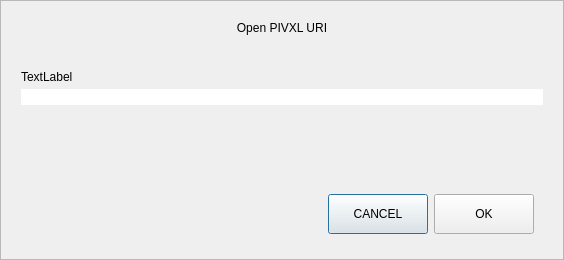
<?xml version="1.0" encoding="UTF-8"?>
<ui version="4.0">
 <class>OpenURIDialog</class>
 <widget class="QDialog" name="OpenURIDialog">
  <property name="geometry">
   <rect>
    <x>0</x>
    <y>0</y>
    <width>564</width>
    <height>260</height>
   </rect>
  </property>
  <property name="windowTitle">
   <string>Open URI</string>
  </property>
  <layout class="QVBoxLayout" name="verticalLayout">
   <property name="spacing">
    <number>0</number>
   </property>
   <property name="leftMargin">
    <number>0</number>
   </property>
   <property name="topMargin">
    <number>0</number>
   </property>
   <property name="rightMargin">
    <number>0</number>
   </property>
   <property name="bottomMargin">
    <number>0</number>
   </property>
   <item>
    <widget class="QFrame" name="frame">
     <property name="frameShape">
      <enum>QFrame::StyledPanel</enum>
     </property>
     <property name="frameShadow">
      <enum>QFrame::Raised</enum>
     </property>
     <layout class="QVBoxLayout" name="verticalLayout_2">
      <property name="spacing">
       <number>5</number>
      </property>
      <property name="leftMargin">
       <number>20</number>
      </property>
      <property name="topMargin">
       <number>20</number>
      </property>
      <property name="rightMargin">
       <number>20</number>
      </property>
      <property name="bottomMargin">
       <number>16</number>
      </property>
      <item>
       <widget class="QLabel" name="labelTitle">
        <property name="text">
         <string>Open PIVXL URI</string>
        </property>
        <property name="alignment">
         <set>Qt::AlignCenter</set>
        </property>
       </widget>
      </item>
      <item>
       <spacer name="verticalSpacer_2">
        <property name="orientation">
         <enum>Qt::Vertical</enum>
        </property>
        <property name="sizeType">
         <enum>QSizePolicy::Fixed</enum>
        </property>
        <property name="sizeHint" stdset="0">
         <size>
          <width>20</width>
          <height>30</height>
         </size>
        </property>
       </spacer>
      </item>
      <item>
       <widget class="QLabel" name="labelSubtitle">
        <property name="text">
         <string notr="true">TextLabel</string>
        </property>
       </widget>
      </item>
      <item>
       <layout class="QHBoxLayout" name="horizontalLayout">
        <property name="spacing">
         <number>0</number>
        </property>
        <item>
         <widget class="QValidatedLineEdit" name="uriEdit">
          <property name="styleSheet">
           <string notr="true">#uriEdit{
	border-top-right-radius:0px;
	border-bottom-right-radius:0px;
}</string>
          </property>
         </widget>
        </item>
       </layout>
      </item>
      <item>
       <spacer name="verticalSpacer">
        <property name="orientation">
         <enum>Qt::Vertical</enum>
        </property>
        <property name="sizeHint" stdset="0">
         <size>
          <width>20</width>
          <height>40</height>
         </size>
        </property>
       </spacer>
      </item>
      <item>
       <widget class="QWidget" name="widget" native="true">
        <property name="minimumSize">
         <size>
          <width>0</width>
          <height>50</height>
         </size>
        </property>
        <layout class="QHBoxLayout" name="horizontalLayout_2">
         <item>
          <spacer name="horizontalSpacer">
           <property name="orientation">
            <enum>Qt::Horizontal</enum>
           </property>
           <property name="sizeHint" stdset="0">
            <size>
             <width>289</width>
             <height>20</height>
            </size>
           </property>
          </spacer>
         </item>
         <item>
          <widget class="QPushButton" name="pushButtonCancel">
           <property name="minimumSize">
            <size>
             <width>100</width>
             <height>40</height>
            </size>
           </property>
           <property name="text">
            <string>CANCEL</string>
           </property>
          </widget>
         </item>
         <item>
          <widget class="QPushButton" name="pushButtonOK">
           <property name="minimumSize">
            <size>
             <width>100</width>
             <height>40</height>
            </size>
           </property>
           <property name="text">
            <string>OK</string>
           </property>
          </widget>
         </item>
        </layout>
       </widget>
      </item>
     </layout>
    </widget>
   </item>
  </layout>
 </widget>
 <customwidgets>
  <customwidget>
   <class>QValidatedLineEdit</class>
   <extends>QLineEdit</extends>
   <header>qvalidatedlineedit.h</header>
  </customwidget>
 </customwidgets>
 <resources/>
 <connections/>
</ui>
